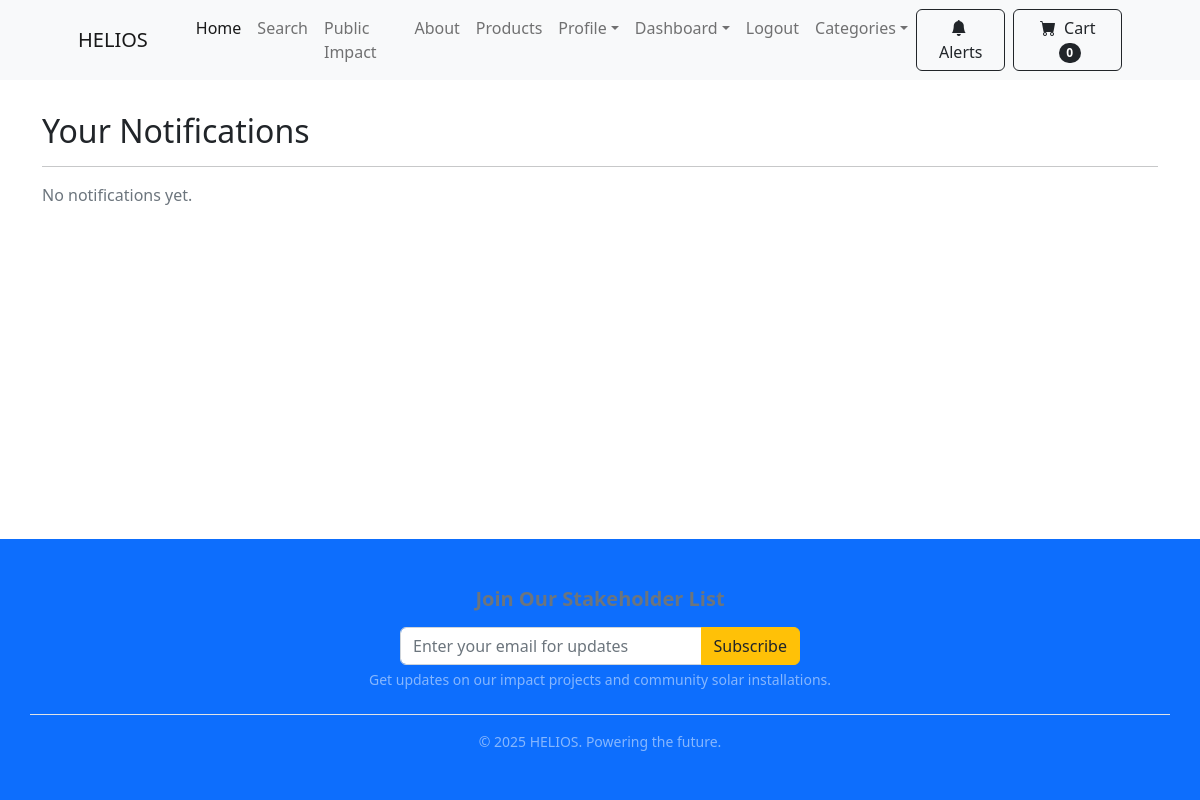
Before: /payment/notifications/ (signed in) with the older database file.
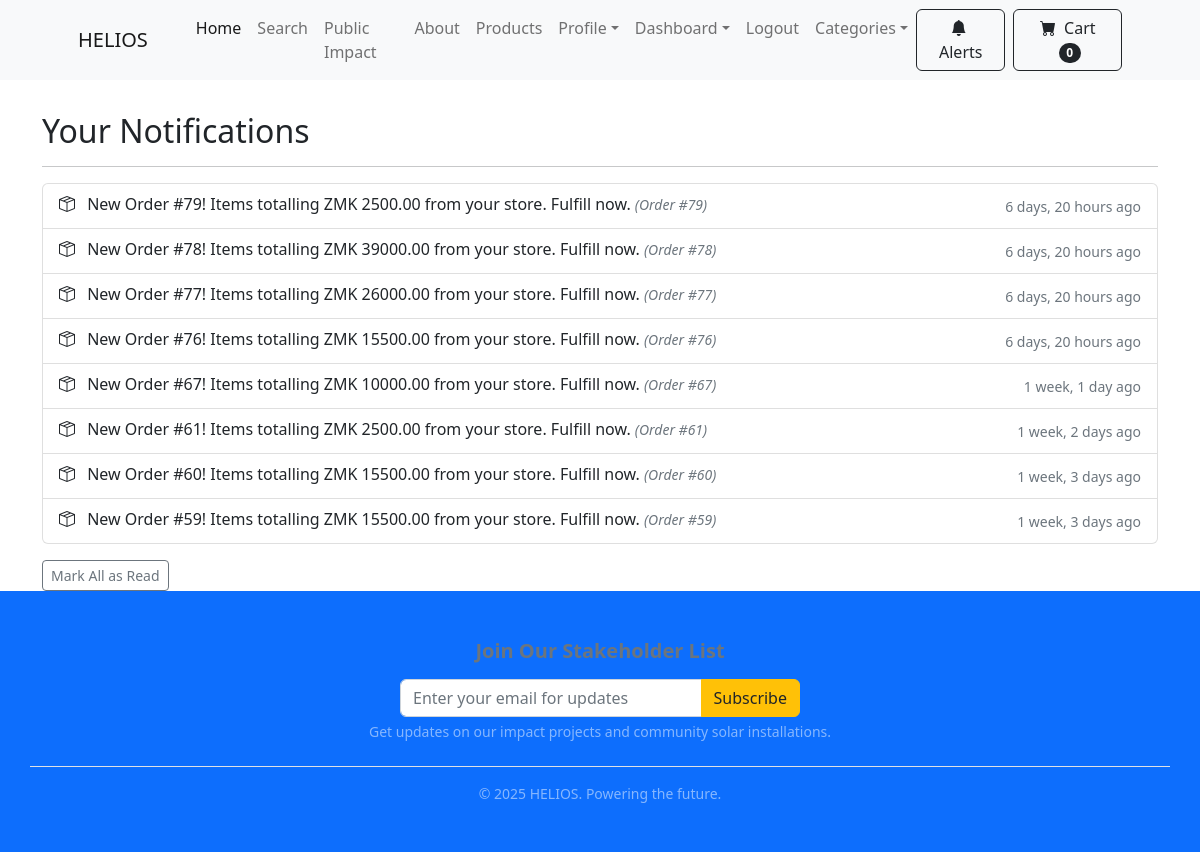
After: the same page with the newer database file.
### payment/models.py (models this page shows, shortened)
class Notification(models.Model):
    user = models.ForeignKey(settings.AUTH_USER_MODEL, on_delete=models.CASCADE, related_name='notifications')
    message = models.CharField(max_length=255)
    order_id = models.IntegerField(null=True, blank=True)
    is_read = models.BooleanField(default=False)
    created_at = models.DateTimeField(default=timezone.now)
    class Meta:
        ordering = ['-created_at']
        verbose_name = "Internal Notification"
        verbose_name_plural = "Internal Notifications"

### payment/views.py (the view)
# urls.py: path('notifications/', views.notifications_list, name='notifications_list'),
@login_required
def notifications_list(request):
    notifs = Notification.objects.filter(user=request.user).order_by('-created_at')
    return render(request, 'payment/notifications_list.html', {'notifications': notifs})

### payment/forms.py
class NewsletterSubscriberForm(forms.ModelForm):
    class Meta:
        model = NewsletterSubscriber
        fields = ['email'] # We only require the email address
        widgets = {
            'email': forms.EmailInput(attrs={
                'class': 'form-control',
                'placeholder': 'Enter your email for updates'
            })
        }

### cart/cart.py (called while the page is built)
    def __len__(self):
        return len(self.cart)

### cart/context_processors.py (called while the page is built)
def cart(request):
    return {'cart': Cart(request)}

### ecom/context_processors.py (called while the page is built)
def newsletter_form(request):
    if getattr(request, 'disable_newsletter', False):
        return {
            'newsletter_form': None,
        }
    return {
        'newsletter_form': NewsletterSubscriberForm(),
    }

### payment/templates/payment/notifications_list.html (shortened to what this page needs)
{% extends 'base.html' %}
{% block content %}
<div class="container mt-4">
    <h2>Your Notifications</h2>
    <hr/>
    {% if notifications %}
        <ul class="list-group">
            {% for notif in notifications %}
    <a href="{% url 'notification_open' notif.pk %}"
       class="list-group-item list-group-item-action
              text-dark">
        <div class="d-flex w-100 justify-content-between align-items-center">
            <p class="mb-1">
                <i class="bi bi-box-seam me-2"></i>
                {{ notif.message }}
                {% if notif.order_id %}
                    <small class="text-muted fst-italic">(Order #{{ notif.order_id }})</small>
                {% endif %}
            </p>
            <small class="text-muted text-end">{{ notif.created_at|timesince }} ago</small>
        </div>
    </a>
{% empty %}
    <li class="list-group-item text-center text-muted">No new notifications.</li>
{% endfor %}
        </ul>
    <div class="mt-3">
        <form method="POST" action="{% url 'mark_all_notifications_read' %}" class="d-inline">
            <button type="submit" class="btn btn-sm btn-outline-secondary">Mark All as Read</button>
        </form>
    </div>
    {% else %}
        <p class="text-muted">No notifications yet.</p>
    {% endif %}
</div>
{% endblock %}

Changed rows visible on the page:
added Notification: message "New Order #79! Items totalling ZMK 2500.00 from your store. Fulfill now.", order_id "79", created_at "6 days, 20 hours"
added Notification: message "New Order #78! Items totalling ZMK 39000.00 from your store. Fulfill now.", order_id "78", created_at "6 days, 20 hours"
added Notification: message "New Order #77! Items totalling ZMK 26000.00 from your store. Fulfill now.", order_id "77", created_at "6 days, 20 hours"
added Notification: message "New Order #76! Items totalling ZMK 15500.00 from your store. Fulfill now.", order_id "76", created_at "6 days, 20 hours"
added Notification: message "New Order #67! Items totalling ZMK 10000.00 from your store. Fulfill now.", order_id "67", created_at "1 week, 1 day"
added Notification: message "New Order #61! Items totalling ZMK 2500.00 from your store. Fulfill now.", order_id "61", created_at "1 week, 2 days"
added Notification: message "New Order #60! Items totalling ZMK 15500.00 from your store. Fulfill now.", order_id "60", created_at "1 week, 3 days"
added Notification: message "New Order #59! Items totalling ZMK 15500.00 from your store. Fulfill now.", order_id "59", created_at "1 week, 3 days"
Other visible differences:
text no longer shown: "No notifications yet."
text now shown: "Mark All as Read"
